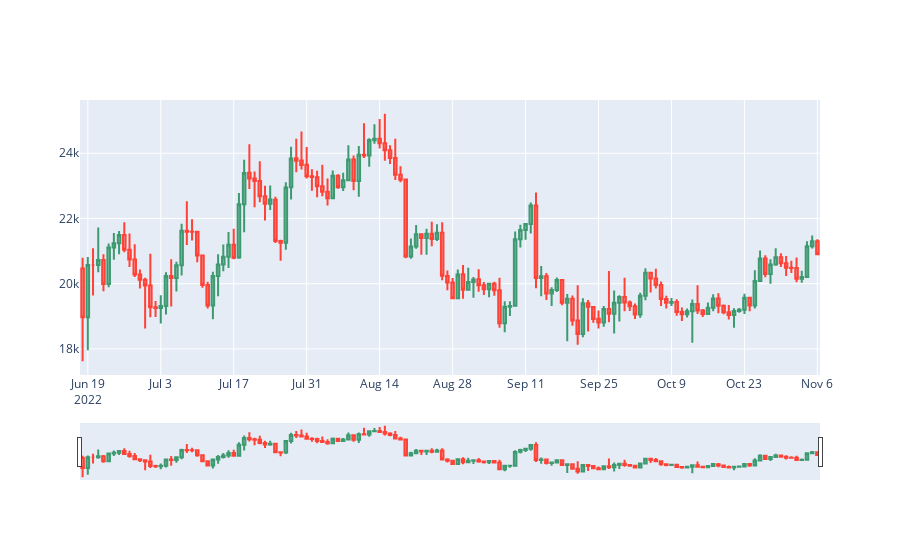
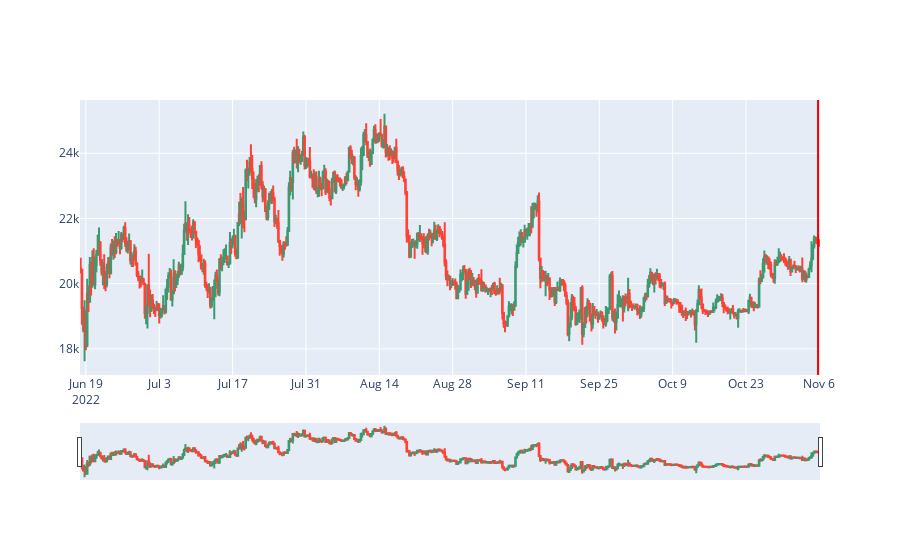
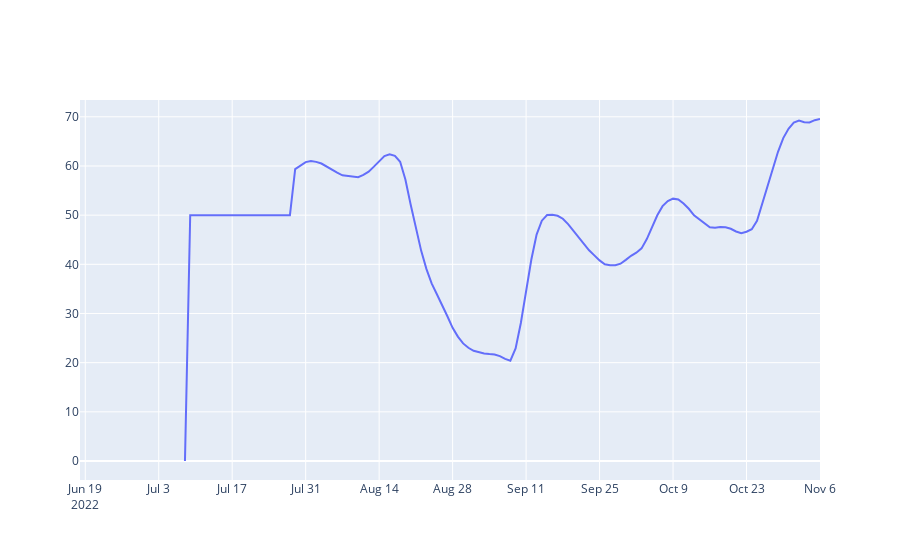

Here is the notebook cell these charts were saved with, in order:
### Code cell
# up_imbalances = get_list_of_up_imbalances(df_higher_tf)
# down_imbalances = get_list_of_down_imbalances(df_higher_tf)
# up_imbalances = delete_up_imbalance(up_imbalances,df_higher_tf)
# down_imbalances = delete_down_imbalance(down_imbalances,df_higher_tf)
df_higher_tf = get_price_data_binance('BTCUSDT',200,interval=Client.KLINE_INTERVAL_1DAY)
df_lower_tf = get_price_data_binance('BTCUSDT',200,interval=Client.KLINE_INTERVAL_6HOUR)
df_lower_tf = add_rsx_LF(21,df_lower_tf)
df_lower_tf = add_moving_average(3,df_lower_tf)
df_higher_tf = add_rsx_HF(21,df_higher_tf)

fig = go.Figure(data=[go.Candlestick(x=df_higher_tf['date'],
                open=df_higher_tf['open'],
                high=df_higher_tf['high'],
                low=df_higher_tf['low'],
                close=df_higher_tf['close'])])

fig1 = go.Figure(data=[go.Candlestick(x=df_lower_tf['date'],
                open=df_lower_tf['open'],
                high=df_lower_tf['high'],
                low=df_lower_tf['low'],
                close=df_lower_tf['close'])])

for i in range(1, 10):
    if df_lower_tf.iloc[-i]['up_reversal']:
        if df_higher_tf.iloc[-i]['hidden_up_divergence']:
            if df_lower_tf.iloc[-i]['classic_up_divergence']:
                print(df_lower_tf.iloc[-i-1]['low'])
                fig1.add_vline(df_lower_tf.iloc[-i]['date'],line_color="green")

    if df_lower_tf.iloc[-i]['down_reversal']:
        if df_higher_tf.iloc[-i]['hidden_down_divergence']:
            if df_lower_tf.iloc[-i]['classic_down_divergence']:
                print(df_lower_tf.iloc[-i-1]['high'])
                fig1.add_vline(df_lower_tf.iloc[-i]['date'],line_color="red")

rsx = go.Figure(go.Scatter(
        x=df_higher_tf['date'],
        y=df_higher_tf['RSX']
    ))

fig.update_layout(showlegend=False)
fig.show()
fig1.update_layout(showlegend=False)
fig1.show()
rsx.update_layout(showlegend=False)
rsx.show()

### Figure 1 — Plotly figure (JSON) as saved in the notebook; plotly's stock layout.template omitted (floating-point values rounded to 4 significant figures; data arrays with more than 128 entries replaced by an {"elided": "..."} marker saying what was removed)
{"data": [{"close": {"elided": "142 float values"}, "high": {"elided": "142 float values"}, "low": {"elided": "142 float values"}, "open": {"elided": "142 float values"}, "type": "candlestick", "x": {"elided": "142 str values"}}], "layout": {"showlegend": false}}

### Figure 2 — Plotly figure (JSON) as saved in the notebook; plotly's stock layout.template omitted (floating-point values rounded to 4 significant figures; data arrays with more than 128 entries replaced by an {"elided": "..."} marker saying what was removed)
{"data": [{"close": {"elided": "565 float values"}, "high": {"elided": "565 float values"}, "low": {"elided": "565 float values"}, "open": {"elided": "565 float values"}, "type": "candlestick", "x": {"elided": "565 str values"}}], "layout": {"shapes": [{"line": {"color": "red"}, "type": "line", "x0": "2022-11-05T18:00:00", "x1": "2022-11-05T18:00:00", "xref": "x", "y0": 0, "y1": 1, "yref": "y domain"}], "showlegend": false}}

### Figure 3 — Plotly figure (JSON) as saved in the notebook; plotly's stock layout.template omitted (floating-point values rounded to 4 significant figures; data arrays with more than 128 entries replaced by an {"elided": "..."} marker saying what was removed)
{"data": [{"type": "scatter", "x": {"elided": "142 str values"}, "y": {"elided": "142 float values"}}], "layout": {"showlegend": false}}
